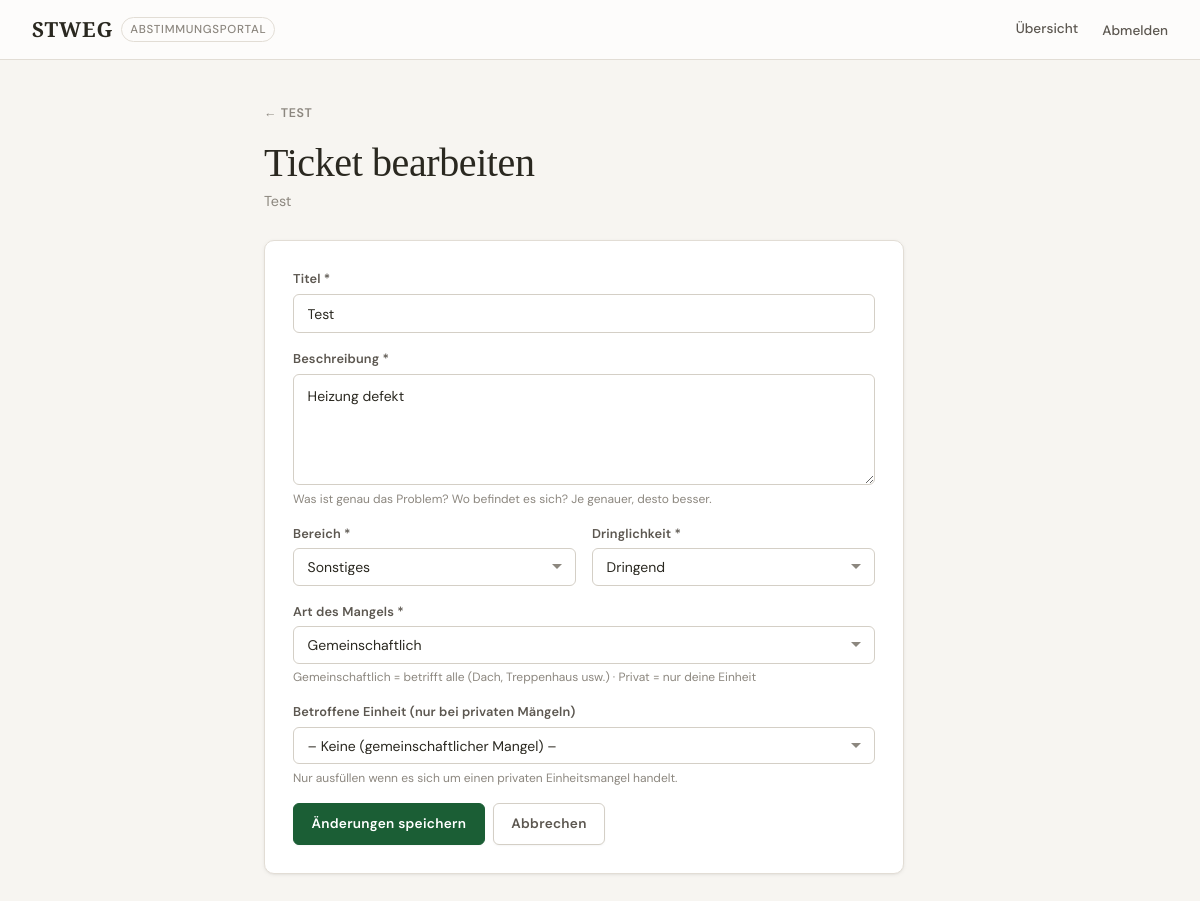
The page /maintenance/ticket/1/bearbeiten/ (signed in) on the database as committed earlier.
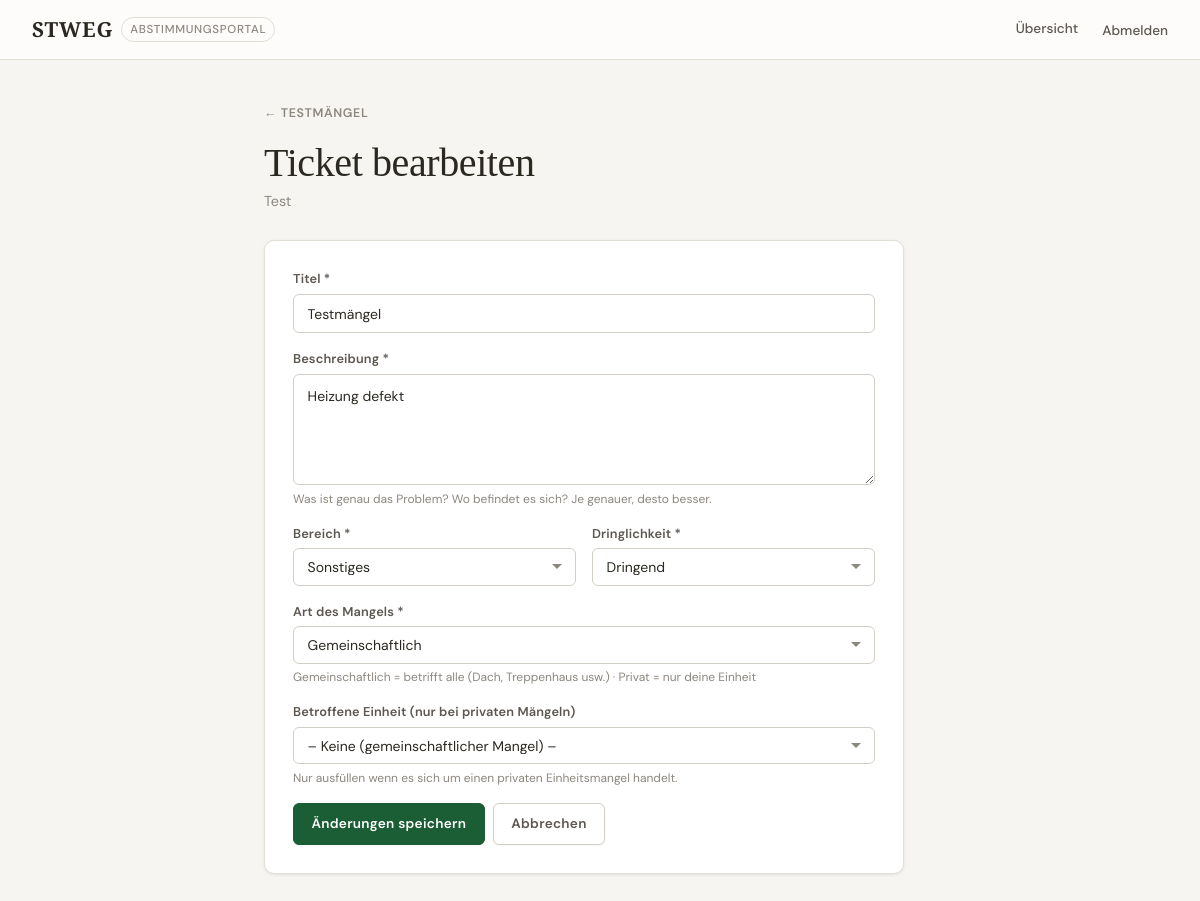
The same page on the database as committed later.
### maintenance/models.py (models this page shows, shortened)
class Ticket(models.Model):
    class Priority(models.TextChoices):
        NORMAL = 'normal', 'Normal'
        URGENT = 'urgent', 'Dringend'
    class Status(models.TextChoices):
        OPEN           = 'open',           'Offen'
        IN_PROGRESS    = 'in_progress',    'In Bearbeitung'
        OFFER_RECEIVED = 'offer_received', 'Angebot liegt vor'
        DONE           = 'done',           'Erledigt'
        ARCHIVED       = 'archived',       'Archiviert'
    class Scope(models.TextChoices):
        COMMON  = 'common',  'Gemeinschaftlich'
        PRIVATE = 'private', 'Privat (Einheit)'
    class Area(models.TextChoices):
        ROOF      = 'roof',      'Dach'
        FACADE    = 'facade',    'Fassade'
        HEATING   = 'heating',   'Heizung'
        ELEVATOR  = 'elevator',  'Lift'
        STAIRCASE = 'staircase', 'Treppenhaus'
        GARDEN    = 'garden',    'Aussenanlage / Garten'
        PARKING   = 'parking',   'Parkplatz / Garage'
        WATER     = 'water',     'Wasser / Sanitär'
        ELECTRIC  = 'electric',  'Elektro'
        OTHER     = 'other',     'Sonstiges'
    community = models.ForeignKey(
        Community, on_delete=models.CASCADE, related_name='tickets',
    )
    unit = models.ForeignKey(
        Unit, on_delete=models.SET_NULL, null=True, blank=True,
        related_name='tickets',
        help_text="Nur bei privaten Einheitsmängeln ausfüllen.",
    )
    reported_by = models.ForeignKey(
        User, on_delete=models.SET_NULL, null=True, blank=True,
        related_name='reported_tickets',
    )
    title       = models.CharField(max_length=300, verbose_name='Titel')
    description = models.TextField(verbose_name='Beschreibung')
    area        = models.CharField(
        max_length=20, choices=Area.choices, default=Area.OTHER,
        verbose_name='Bereich',
    )
    scope = models.CharField(
        max_length=10, choices=Scope.choices, default=Scope.COMMON,
        verbose_name='Art',
    )
    priority = models.CharField(
        max_length=10, choices=Priority.choices, default=Priority.NORMAL,
        verbose_name='Dringlichkeit',
    )
    status = models.CharField(
        max_length=20, choices=Status.choices, default=Status.OPEN,
        verbose_name='Status',
    )
    assigned_to    = models.CharField(max_length=200, blank=True, verbose_name='Handwerker')
    assignee_email = models.EmailField(blank=True, verbose_name='E-Mail Handwerker')
    offer_amount   = models.DecimalField(
        max_digits=10, decimal_places=2, null=True, blank=True,
        verbose_name='Offertbetrag (CHF)',
    )
    created_at  = models.DateTimeField(auto_now_add=True)
    updated_at  = models.DateTimeField(auto_now=True)
    resolved_at = models.DateTimeField(null=True, blank=True)
    proposal = models.ForeignKey(
        'voting.Proposal', on_delete=models.SET_NULL, null=True, blank=True,
        related_name='tickets',
        verbose_name='Verknüpfter Antrag',
    )
    class Meta:
        verbose_name        = 'Ticket'
        verbose_name_plural = 'Tickets'
        ordering            = ['-created_at']

### maintenance/views.py (the view)
@login_required
def ticket_edit(request, pk):
    ticket    = get_object_or_404(Ticket, pk=pk)
    community = ticket.community
    if not community.can_manage(request.user):
        messages.error(request, "Keine Berechtigung.")
        return redirect('voting:dashboard')
    is_admin = community.is_admin(request.user)
    if not is_admin and ticket.reported_by != request.user:
        messages.error(request, "Nur der Ersteller oder ein Verwalter darf das Ticket bearbeiten.")
        return redirect('maintenance:ticket_detail', pk=pk)
    FormClass = TicketAdminForm if is_admin else TicketForm
    if request.method == 'POST':
        form = FormClass(request.POST, instance=ticket, community=community)
        if form.is_valid():
            form.save()
            TicketUpdate.objects.create(
                ticket=ticket,
                author=request.user,
                comment='Ticket bearbeitet.',
            )
            messages.success(request, "Ticket aktualisiert.")
            return redirect('maintenance:ticket_detail', pk=pk)
    else:
        form = FormClass(instance=ticket, community=community)
    return render(request, 'maintenance/ticket_form.html', {
        'community': community,
        'ticket':    ticket,
        'form':      form,
        'is_edit':   True,
    })

### voting/models.py (called while the page is built)
    def can_manage(self, user):
        return (
            self.units.filter(owner=user).exists()
            or self.created_by == user
            or user.is_staff
            or self.memberships.filter(user=user).exists()
        )

    def is_admin(self, user):
        return (
            self.created_by == user
            or user.is_staff
            or self.memberships.filter(
                user=user, role=CommunityMembership.Role.MANAGER
            ).exists()
        )

    def __str__(self):
        if self.owner:
            name = self.owner.get_full_name() or self.owner.username
        else:
            name = '(unbesetzt)'
        return f"{self.unit_number} – {name}"

### maintenance/templates/maintenance/ticket_form.html (shortened to what this page needs)
{% extends "voting/base.html" %}
{% block content %}
{% if is_edit %}
<a href="{% url 'maintenance:ticket_detail' ticket.pk %}" class="back-link">{{ ticket.title }}</a>
{% else %}
<a href="{% url 'maintenance:ticket_list' community.id %}" class="back-link">{{ community.name }} – Mängel</a>
{% endif %}
<div class="page-header">
  <h1>{% if is_edit %}Ticket bearbeiten{% else %}Mangel melden{% endif %}</h1>
  <p>{{ community.name }}</p>
</div>
<div class="card card--padded" style="max-width:640px;">
  <form method="post">
    <div class="form-group">
      <label for="id_title">Titel *</label>
      {{ form.title }}
    </div>
    <div class="form-group">
      <label for="id_description">Beschreibung *</label>
      {{ form.description }}
      <div class="form-hint">Was ist genau das Problem? Wo befindet es sich? Je genauer, desto besser.</div>
    </div>
    <div class="form-row" style="display:grid;grid-template-columns:1fr 1fr;gap:1rem;">
      <div class="form-group">
        <label for="id_area">Bereich *</label>
        {{ form.area }}
      </div>
      <div class="form-group">
        <label for="id_priority">Dringlichkeit *</label>
        {{ form.priority }}
      </div>
    </div>
    <div class="form-group">
      <label for="id_scope">Art des Mangels *</label>
      {{ form.scope }}
      <div class="form-hint">Gemeinschaftlich = betrifft alle (Dach, Treppenhaus usw.) · Privat = nur deine Einheit</div>
    </div>
    <div class="form-group">
      <label for="id_unit">{{ form.unit.label }}</label>
      {{ form.unit }}
      <div class="form-hint">Nur ausfüllen wenn es sich um einen privaten Einheitsmangel handelt.</div>
    </div>
    <div class="flex gap-1 mt-2">
      <button type="submit" class="btn btn-primary">
        {% if is_edit %}Änderungen speichern{% else %}Mangel melden{% endif %}
      </button>
      {% if is_edit %}
      <a href="{% url 'maintenance:ticket_detail' ticket.pk %}" class="btn btn-outline">Abbrechen</a>
      {% else %}
      <a href="{% url 'maintenance:ticket_list' community.id %}" class="btn btn-outline">Abbrechen</a>
      {% endif %}
    </div>
  </form>
</div>
{% endblock %}

Rows that differ between the two databases and show on the page:
changed Ticket "Heizung defekt": title "TEST" → "TESTMÄNGEL"; title "Test" → "Testmängel"
